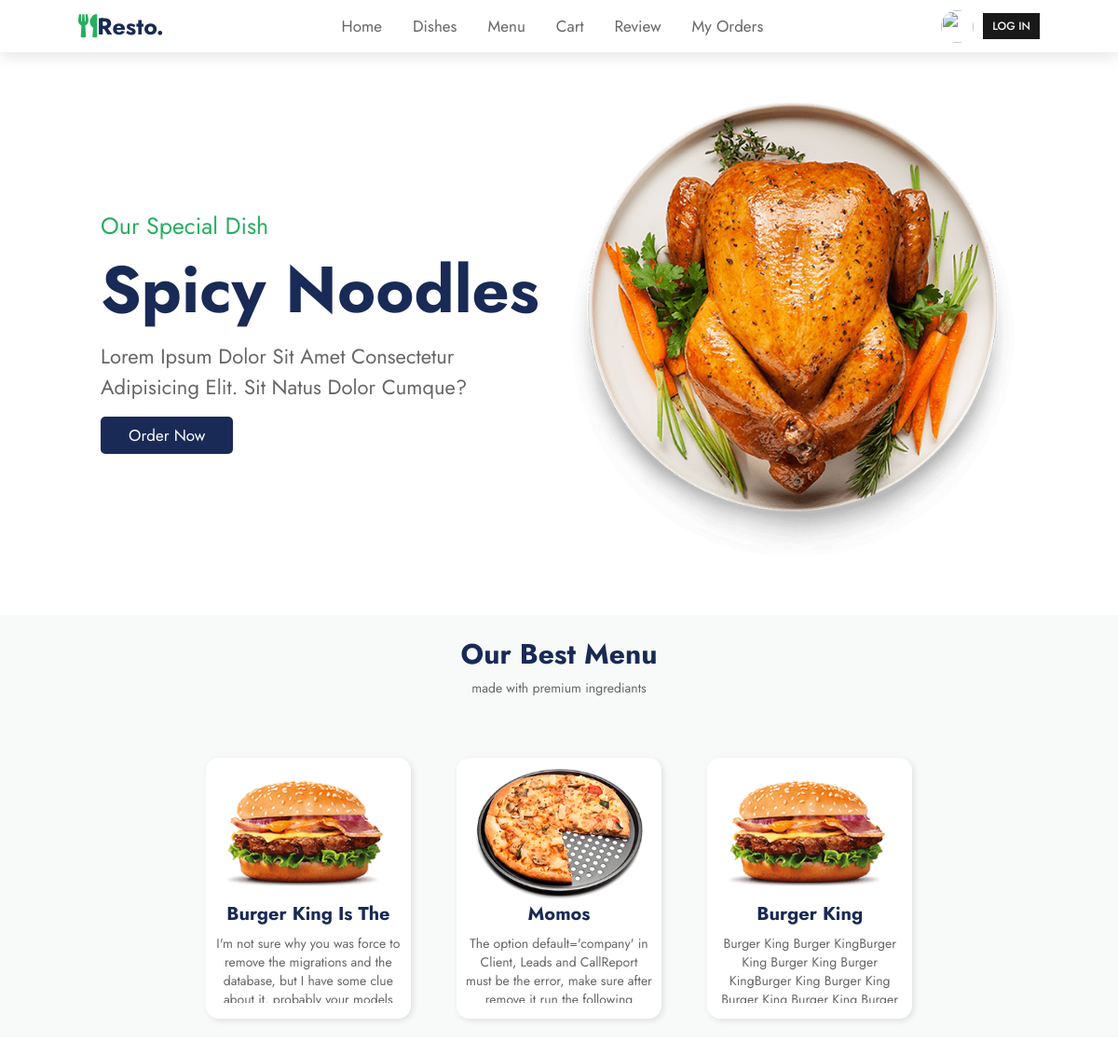
The page / on the database its author committed.
### app1/models.py (models this page shows, shortened)
class CarouselSlider(models.Model):
    Title=models.TextField(blank=False,null=False)
    Description=models.TextField(blank=False,null=False)
    amount=models.IntegerField(blank=False,null=False)
    img=models.ImageField(blank=False,null=False,upload_to="menu/")
    Date=models.DateTimeField(blank=False,null=False,auto_now=True)
    subTitle=models.TextField(blank=True)
    Ratting=models.IntegerField(blank=False,null=True)

class BestMenu(models.Model):
    Title=models.TextField(blank=False,null=False)
    Description=models.TextField(blank=False,null=False)
    amount=models.IntegerField(blank=False,null=False)
    img=models.ImageField(blank=False,null=False,upload_to="menu/")
    Date=models.DateTimeField(blank=False,null=False,auto_now=True)
    subTitle=models.TextField(blank=True)
    Ratting=models.FloatField(blank=False,null=True)
    available=models.BooleanField(default=True,null=True,blank=True)
    catogorys=models.ForeignKey(catogory,on_delete=models.CASCADE,blank=False,null=False)

### app1/views.py (the view)
# urls.py: path('', views.HomePage, name='index'),
def HomePage(request):
    return render(request, "app1/index.html", context={
        "food": BestMenu.objects.all(),
        "slider": CarouselSlider.objects.all(),
    })

### app1/templates/app1/index.html (shortened to what this page needs)
<!DOCTYPE html>
{% load static %}
<html lang="en">
<head>
    <link rel="stylesheet" href="https://unpkg.com/swiper/swiper-bundle.min.css" />
    <link rel="stylesheet" href="https://cdnjs.cloudflare.com/ajax/libs/font-awesome/5.15.3/css/all.min.css">
    <link rel="stylesheet" href="{% static 'app1/css/style.css' %}">
</head>
<body>
    <header>
        <a href="#" class="logo"><i class="fas fa-utensils"></i>resto.</a>
        <nav class="navbar">
            <a href="{% url 'index' %}">home</a>
            <a href="{% url 'menu' %}">dishes</a>
            <a href="{% url 'menu' %}">Menu</a>
            <a href="{% url 'cart' %}">cart</a>
            <a href="#review">review</a>
            <a href="{% url 'myorder' %}">My Orders</a>
        </nav>
        {% if user.is_authenticated %}
        <a href="{% url 'logout' %}" class="icons">
            <div class="avatar">
                <img class="avatar__image"
                    src="https://images.unsplash.com/photo-1599566150163-29194dcaad36?ixlib=rb-4.0.3&ixid=MnwxMjA3fDB8MHxwaG90by1wYWdlfHx8fGVufDB8fHx8&auto=format&fit=crop&w=387&q=80" />
                <h6>Log out</h6>
            </div>
        </a>
        {% else %}
        <a href="{% url 'auth' %}" class="icons">
            <div class="avatar">
                <img class="avatar__image"
                    src="https://images.unsplash.com/photo-1599566150163-29194dcaad36?ixlib=rb-4.0.3&ixid=MnwxMjA3fDB8MHxwaG90by1wYWdlfHx8fGVufDB8fHx8&auto=format&fit=crop&w=387&q=80" />
                <h6>Log In</h6>
            </div>
        </a>
        {% endif %}
    </header>
    <section class="home" id="home">
        <div class="swiper-container home-slider">
            <div class="swiper-wrapper wrapper">
                {% for item in slider %}
                <div class="swiper-slide slide">
                    <div class="content">
                        <span>our special dish</span>
                        <h3>spicy noodles</h3>
                        <p>Lorem ipsum dolor sit amet consectetur adipisicing elit. Sit natus dolor cumque?</p>
                        <a href="{% url 'menu' %}" class="btn">order now</a>
                    </div>
                    <div class="image">
                        <img src="{{ item.img.url }}" alt="">
                    </div>
                </div>
                {% endfor %}
            </div>
        </div>
    </section>
    <div class="section-1" id="dishes">
        <div class="special-dishes">
            <div>
                <h3>Our Best Menu</h3>
                <p>made with premium ingrediants</p>
            </div>
            <div class="dish-wrapper">
                {% for item in food %}
                <a href="{% url 'menu' %}" class="dish-card">
                    <img src="{{ item.img.url }}" class="dish-image" alt="card" />
                    <h4 class="dish-title">{{ item.Title }}</h4>
                    <p class="dish-info">{{ item.Description }}</p>
                </a>
                {% endfor %}
            </div>
        </div>
</body>
</html>

### app1/static/app1/css/style.css (style rules this page uses)
:root { --green:#27ae60; --black:#192a56; --light-color:#666; --box-shadow:0 .5rem 1.5rem rgba(0,0,0,.1); --white:#f7faf8; --gray:#918f7d; }
* { font-family: 'Jost', sans-serif; margin:0; padding:0; box-sizing: border-box; text-decoration: none; outline: none; border:none; text-transform: capitalize; transition: all .2s linear; }
html { font-size: 62.5%; overflow-x: hidden; scroll-padding-top: 5.5rem; scroll-behavior: smooth; }
section { padding:2rem 9%; }
.btn { margin-top: 1rem; display: inline-block; font-size: 1.7rem; color:#fff; background: var(--black); border-radius: .5rem; cursor: pointer; padding:.8rem 3rem; }
header { position: fixed; top:0; left: 0; right:0; background: #fff; padding:1rem 7%; display: flex; align-items: center; justify-content: space-between; z-index: 1000; box-shadow: var(--box-shadow); }
header .logo { color:var(--black); font-size: 2.5rem; font-weight: bolder; }
header .logo i { color:var(--green); }
header .navbar a { font-size: 1.7rem; border-radius: .5rem; padding:.5rem 1.5rem; color:var(--light-color); }
.home .home-slider .slide { display: flex; align-items: center; flex-wrap: wrap; gap:2rem; padding-top: 9rem; }
.home .home-slider .slide .content { flex:1 1 45rem; }
.home .home-slider .slide .image { flex:1 1 45rem; }
.home .home-slider .slide .image img { width: 100%; }
.home .home-slider .slide .content span { color:var(--green); font-size: 2.5rem; }
.home .home-slider .slide .content h3 { color:var(--black); font-size: 7rem; }
.home .home-slider .slide .content p { color:var(--light-color); font-size: 2.2rem; padding:.5rem 0; line-height: 1.5; }
.section-1 { width: 100%; margin: 0; padding: 20px 0; }
.special-dishes { width: 100%; background-color: var(--white); padding:2rem 9%; display: flex; justify-content: center; margin-top: 20px; align-items: center; flex-direction: column; position: relative; }
.special-dishes h3 { font-size: 30px; color: var(--black); }
.special-dishes:first-child { display: flex; align-items: center; flex-direction: column; gap: 10px; justify-content: center; text-align: center; }
.special-dishes:first-child p { margin: 5px 0; }
.special-dishes p { font-size: 14px; color: var(--light-color); text-transform: none; }
.dish-wrapper { position: relative; display: flex; width: 100%; gap: 5%; justify-content: center; align-items: center; margin-top: 20px; flex-wrap: wrap; }
.dish-card { width: 220px; max-height: 280px; padding: 12px 10px; border-radius: 14px; background: white; display: flex; flex-direction: column; align-items: center; box-shadow: 2px 2px 6px rgba(0,0,0,.1); margin-top: 30px; }
.dish-image { width: 100%; min-height: 140px; object-fit: contain; max-height: 140px; }
.dish-title { font-size: 20px; color: var(--black); line-height: 12px; margin: 10px 0; }
.dish-info { text-align: center; overflow-y: scroll; color: var(--black); }
.avatar { border-radius: 50%; display: flex; align-items: center; }
.avatar__image { width: 35px; height: 35px; object-fit: cover; border-radius: inherit; }
.avatar h6 { font-size: 12px; text-transform: uppercase; margin-left: 10px; padding: 5px 10px; background-color: rgba(0,0,0,.9); color: var(--white); font-weight: 500; cursor: pointer; }

### rows shown on the page
CarouselSlider: img (picture)
BestMenu: img (picture), Title "Burger King Is The", Description "I'm not sure why you was force to remove the migrations and the database, but I have some clue…"
BestMenu: img (picture), Title "Momos", Description "The option default='company' in Client, Leads and CallReport must be the error, make sure after…"
BestMenu: img (picture), Title "Burger King", Description "Burger King Burger KingBurger King Burger King Burger KingBurger King Burger King…"
